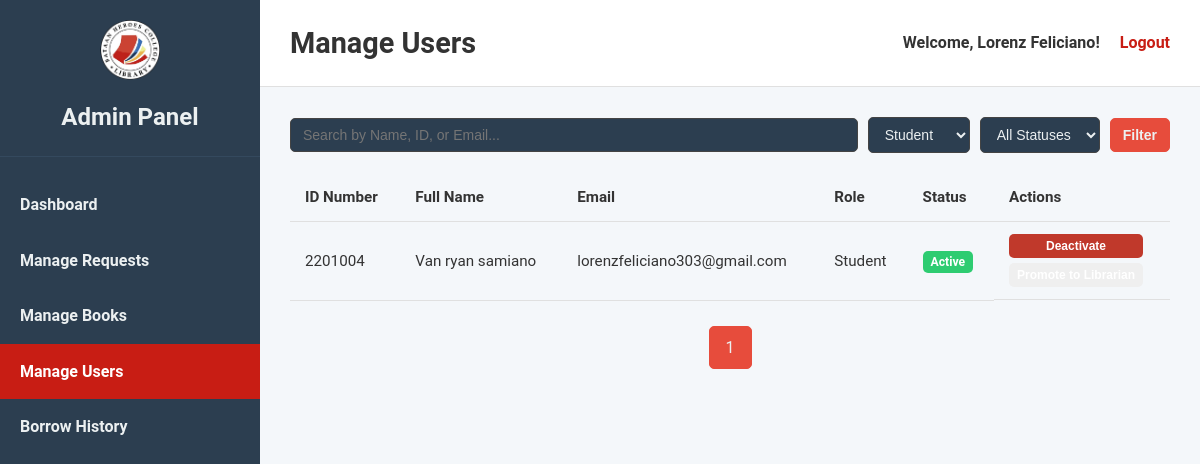
/frontend/manage_users.php?role=student (signed in), run on the app's committed database.
### tables this page shows
CREATE TABLE `users` (
  `id_number` int(11) NOT NULL,
  `fullname` varchar(255) NOT NULL,
  `program_and_year` varchar(100) DEFAULT NULL,
  `email` varchar(255) NOT NULL,
  `password` varchar(255) NOT NULL,
  `user_id` int(11) NOT NULL,
  `role` enum('student','librarian','admin') NOT NULL DEFAULT 'student',
  `status` varchar(50) NOT NULL DEFAULT 'Active',
  `otp_code` varchar(6) DEFAULT NULL,
  `otp_expiry` datetime DEFAULT NULL
);

### frontend/manage_users.php (the view, shortened to what this page needs)
<?php
include '../backend/db_connect.php';
$search_term = $_GET['search'] ?? '';
$filter_role = $_GET['role'] ?? 'all';
$filter_status = $_GET['status'] ?? 'all';
$page = isset($_GET['page']) && is_numeric($_GET['page']) ? (int)$_GET['page'] : 1;
$results_per_page = 15;
$offset = ($page - 1) * $results_per_page;
$base_query = "FROM users";
$conditions = [];
$params = [];
$types = '';
$conditions[] = "user_id != ?";
$params[] = $_SESSION['user_id'];
$types .= 'i';
if ($filter_role !== 'all') {
    $conditions[] = "role = ?";
    $params[] = $filter_role;
    $types .= 's';
}
$where_clause = !empty($conditions) ? " WHERE " . implode(" AND ", $conditions) : "";
$count_sql = "SELECT COUNT(*) $base_query $where_clause";
$stmt_count = $conn->prepare($count_sql);
if (!empty($params)) { $stmt_count->bind_param($types, ...$params); }
$stmt_count->execute();
$total_results = $stmt_count->get_result()->fetch_row()[0];
$total_pages = ceil($total_results / $results_per_page);
$data_sql = "SELECT user_id, id_number, fullname, email, role, status $base_query $where_clause ORDER BY fullname ASC LIMIT ? OFFSET ?";
$stmt_data = $conn->prepare($data_sql);
$params_with_pagination = $params;
$params_with_pagination[] = $results_per_page;
$params_with_pagination[] = $offset;
$types_with_pagination = $types . 'ii';
$stmt_data->bind_param($types_with_pagination, ...$params_with_pagination);
$stmt_data->execute();
$all_users = $stmt_data->get_result();
$welcome_message = "Welcome, " . htmlspecialchars($_SESSION['fullname']) . "!";
?>
<!DOCTYPE html>
<html lang="en">
<head>
    <link rel="stylesheet" href="admin_styles.css">
</head>
<body>
    <div class="admin-container">
        <aside class="sidebar">
            <div class="sidebar-header">
                <img src="LIBRARY_LOGO.png" alt="Logo" class="sidebar-logo">
                <h2>Admin Panel</h2>
            </div>
            <nav class="sidebar-nav">
                <ul>
                    <li><a href="admin_dashboard.php">Dashboard</a></li>
                    <li><a href="manage_requests.php">Manage Requests</a></li>
                    <li><a href="manage_books.php">Manage Books</a></li>
                    <li><a href="manage_users.php" class="active">Manage Users</a></li>
                    <li><a href="borrow_history.php">Borrow History</a></li>
                </ul>
            </nav>
        </aside>
        <div class="main-wrapper">
            <header class="main-header">
                <h1>Manage Users</h1>
                <div class="user-info">
                    <span><?php echo $welcome_message; ?></span>
                    <a href="../backend/logout.php">Logout</a>
                </div>
            </header>
            <main class="main-content">
                <section class="filter-section">
                    <form action="manage_users.php" method="GET" class="filter-form">
                        <input type="text" name="search" placeholder="Search by Name, ID, or Email..." value="<?php echo htmlspecialchars($search_term); ?>">
                        <select name="role">
                            <option value="student" <?php if ($filter_role == 'student') echo 'selected'; ?>>Student</option>
                        </select>
                        <select name="status">
                            <option value="all" <?php if ($filter_status == 'all') echo 'selected'; ?>>All Statuses</option>
                        </select>
                        <button type="submit">Filter</button>
                    </form>
                </section>
                <section class="request-section">
                    <div class="table-container">
                        <table>
                            <thead>
                                <tr>
                                    <th>ID Number</th>
                                    <th>Full Name</th>
                                    <th>Email</th>
                                    <th>Role</th>
                                    <th>Status</th>
                                    <th>Actions</th>
                                </tr>
                            </thead>
                            <tbody>
                                <?php if ($all_users->num_rows > 0): ?>
                                    <?php while($user = $all_users->fetch_assoc()): ?>
                                        <tr>
                                            <td><?php echo htmlspecialchars($user['id_number']); ?></td>
                                            <td><?php echo htmlspecialchars($user['fullname']); ?></td>
                                            <td><?php echo htmlspecialchars($user['email']); ?></td>
                                            <td><span class="role-tag"><?php echo htmlspecialchars($user['role']); ?></span></td>
                                            <td><span class="status-tag status-<?php echo strtolower($user['status']); ?>"><?php echo htmlspecialchars($user['status']); ?></span></td>
                                            <td class="action-buttons">
                                                <form action="../backend/update_user_status.php" method="POST">
                                                    <?php if ($user['status'] == 'Active'): ?>
                                                        <button type="submit" name="action" value="deactivate" class="reject-btn">Deactivate</button>
                                                    <?php else: ?>
                                                        <button type="submit" name="action" value="activate" class="approve-btn">Activate</button>
                                                    <?php endif; ?>
                                                    <?php if ($user['role'] == 'student'): ?>
                                                        <button type="submit" name="action" value="promote" class="pickup-btn">Promote to Librarian</button>
                                                    <?php else: ?>
                                                        <button type="submit" name="action" value="demote" class="return-btn">Demote to Student</button>
                                                    <?php endif; ?>
                                                </form>
                                            </td>
                                        </tr>
                                    <?php endwhile; ?>
                                <?php else: ?>
                                    <tr><td colspan="6">No users found matching your criteria.</td></tr>
                                <?php endif; ?>
                            </tbody>
                        </table>
                    </div>
                    <div class="pagination">
                        <?php $query_params = ['search' => $search_term, 'role' => $filter_role, 'status' => $filter_status]; ?>
                        <?php for ($i = 1; $i <= $total_pages; $i++): ?><a href="?page=<?php echo $i; ?>&<?php echo http_build_query($query_params); ?>" class="<?php if ($i == $page) echo 'active'; ?>"><?php echo $i; ?></a><?php endfor; ?>
                    </div>
                </section>
            </main>
        </div>
    </div>
</body>
</html>

### frontend/admin_styles.css (style rules this page uses)
* { box-sizing: border-box; margin: 0; padding: 0; }
body { font-family: "Roboto", sans-serif; line-height: 1.6; background-color: #f4f7fa; color: #333; }
.admin-container { display: flex; min-height: 100vh; }
.sidebar { width: 260px; background-color: #2c3e50; color: #ecf0f1; display: flex; flex-direction: column; flex-shrink: 0; }
.sidebar-header { padding: 20px; text-align: center; border-bottom: 1px solid #34495e; }
.sidebar-logo { max-width: 60px; margin-bottom: 10px; }
.sidebar-nav ul { list-style: none; padding: 20px 0; }
.sidebar-nav ul li a { display: block; color: #ecf0f1; text-decoration: none; padding: 15px 20px; font-weight: bold; transition: background-color 0.3s, padding-left 0.3s; }
.sidebar-nav ul li a.active { background-color: #c81d14; color: #fff; }
.main-wrapper { flex: 1; display: flex; flex-direction: column; }
.main-header { background-color: #ffffff; padding: 20px 30px; border-bottom: 1px solid #e0e0e0; display: flex; justify-content: space-between; align-items: center; }
.main-header h1 { font-size: 1.8rem; }
.user-info { display: flex; align-items: center; gap: 20px; }
.user-info span { font-weight: bold; }
.user-info a { color: #c81d14; text-decoration: none; font-weight: bold; transition: color 0.3s; }
.main-content { padding: 30px; flex-grow: 1; }
.table-container { overflow-x: auto; }
table { width: 100%; border-collapse: collapse; font-size: 0.95rem; }
table thead { background-color: #f4f7fa; }
table th, table td { padding: 12px 15px; text-align: left; border-bottom: 1px solid #e0e0e0; }
.action-buttons { display: flex; gap: 10px; }
.action-buttons button { border: none; padding: 8px 12px; border-radius: 5px; cursor: pointer; font-weight: bold; color: white; transition: opacity 0.3s; }
.reject-btn { background-color: #c0392b; }

### frontend/manage_users.php (style rules this page uses)
.filter-form { display: flex; gap: 10px; align-items: center; margin-bottom: 20px; }
.filter-form input[type="text"], .filter-form select, .filter-form button { padding: 8px 12px; border-radius: 5px; border: 1px solid #444; background-color: #2c3e50; color: #ecf0f1; font-size: 14px; }
.filter-form input[type="text"] { flex-grow: 1; }
.filter-form button { background-color: #e74c3c; border-color: #e74c3c; cursor: pointer; font-weight: bold; transition: background-color 0.2s; }
.pagination { margin-top: 25px; text-align: center; }
.pagination a { display: inline-block; color: #ecf0f1; padding: 8px 16px; text-decoration: none; border: 1px solid #444; margin: 0 4px; border-radius: 5px; transition: background-color 0.2s; }
.pagination a:hover, .pagination a.active { background-color: #e74c3c; border-color: #e74c3c; }
.status-tag { padding: 4px 8px; border-radius: 5px; color: #fff; font-weight: bold; font-size: 0.8em; text-align: center; }
.status-active { background-color: #2ecc71; }
.role-tag { text-transform: capitalize; }
.action-buttons form { display: flex; flex-direction: column; gap: 5px; }
.action-buttons button { width: 100%; font-size: 12px; padding: 5px 8px; }

### data on the page
users: id_number "2201004", fullname "Van ryan samiano", email "lorenzfeliciano303@gmail.com", role "Student", status "Active", shows "Deactivate"

### other printed values
$welcome_message "Welcome, Lorenz Feliciano!"
